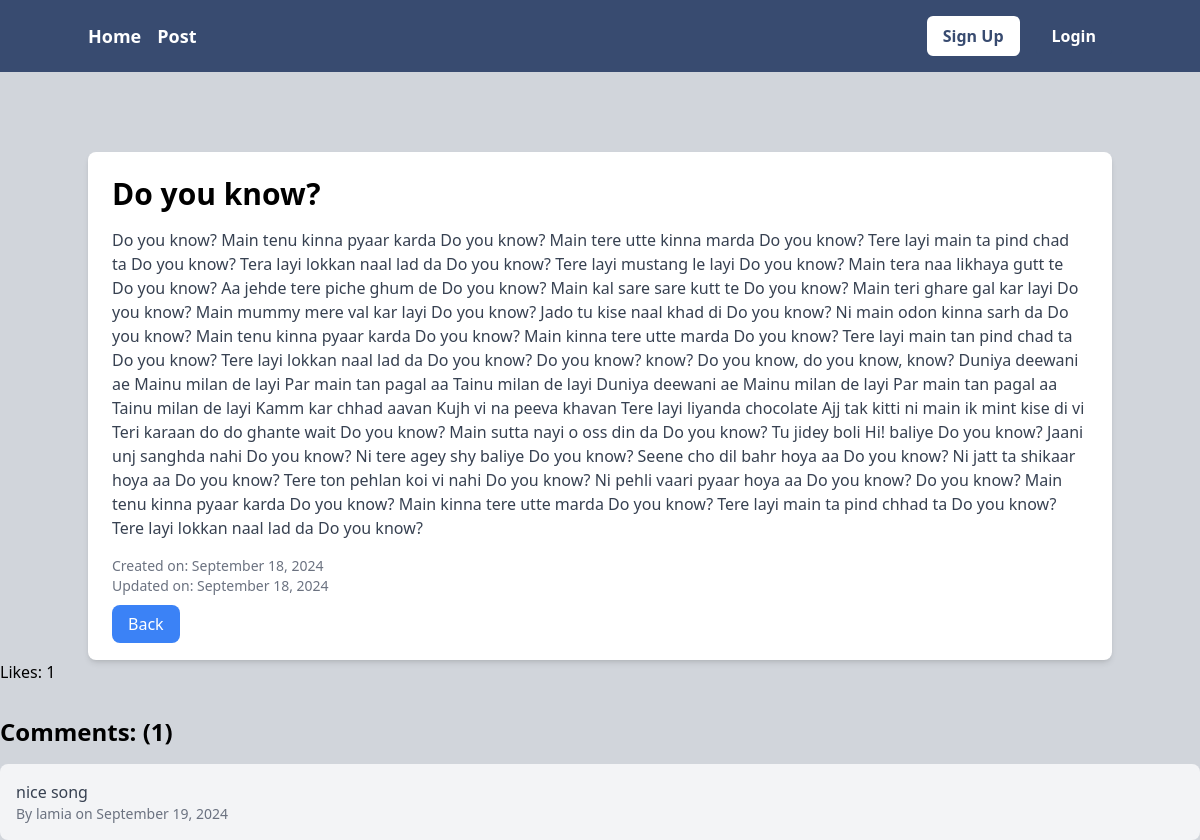
The page /Post/post_detail/2/ on the database its author committed.
### Post/models.py (models this page shows, shortened)
class Post_Model(models.Model):
    title = models.CharField(max_length=200)
    content = models.TextField()
    Author = models.ForeignKey(User, on_delete=models.CASCADE)
    created_at = models.DateTimeField(auto_now_add=True)
    updated_at = models.DateField(auto_now=True)
    likes = models.ManyToManyField(User, related_name='post_like', blank=True)
    def total_likes(self):
        return self.likes.count()

class Comment_Model(models.Model):
    post = models.ForeignKey('Post_Model', related_name='comments', on_delete=models.CASCADE)
    author = models.ForeignKey(User, on_delete=models.CASCADE)
    content = models.TextField()
    created_at = models.DateTimeField(auto_now_add=True)

### Post/views.py (the view)
# urls.py: path('post_detail/<int:pk>/', views.Post_Detail_View.as_view(), name='post_detail'),
class Post_Detail_View(DetailView):
    model = models.Post_Model
    template_name = 'post_details.html'
    context_object_name = 'post'
    def get_context_data(self, **kwargs):
        context = super().get_context_data(**kwargs)
        context['comment_form'] = forms.Comment_Form()
        context['comments'] = models.Comment_Model.objects.filter(post=self.get_object())
        return context
    def post(self, request, *args, **kwargs):
        post = self.get_object()
        form = forms.Comment_Form(request.POST)
        if form.is_valid():
            comment = form.save(commit=False)
            comment.post = post
            comment.author = request.user
            comment.save()
            return redirect('post_detail', pk=post.pk)
        context = self.get_context_data(**kwargs)
        context['comment_form'] = form
        return self.render_to_response(context)

### Post/templates/post_details.html (shortened to what this page needs)
{% extends 'base.html' %}
{% load crispy_forms_tags %}
{% load tailwind_filters %}
{% block content %}
<div class="bg-gray-300 py-10"></div>
    <div class="container mx-auto">
        <div class="bg-white p-6 rounded-lg shadow-md">
            <h2 class="text-3xl font-bold mb-4">{{ post.title }}</h2>
            <p class="text-gray-700 mb-4">{{ post.content }}</p>
            <p class="text-gray-500 text-sm">Created on: {{ post.created_at|date:"F j, Y" }}</p>
            <p class="text-gray-500 text-sm">Updated on: {{ post.updated_at|date:"F j, Y" }}</p>
            <div class="mt-4">
                <a href="{% url 'post_list' %}" class="bg-blue-500 text-white px-4 py-2 rounded-lg">Back</a>
            </div>
        </div>
    </div>
<p>Likes: {{ post.total_likes }}</p>
<h4 class="text-2xl font-semibold mt-8">Comments: ({{comments | length}})</h4>
{% if comments %}
    <ul class="space-y-4 mt-4">
        {% for comment in comments %}
            <li class="bg-gray-100 p-4 rounded-lg">
                <p class="text-gray-700">{{ comment.content }}</p>
                <p class="text-gray-500 text-sm">By {{ comment.author }} on {{ comment.created_at|date:"F j, Y" }}</p>
            </li>
        {% endfor %}
    </ul>
{% else %}
    <p>No comments yet. Be the first to comment!</p>
{% endif %}
{% endblock %}

### rows shown on the page
Post_Model: title "Do you know?", content "Do you know? Main tenu kinna pyaar karda Do you know? Main tere utte kinna marda Do you know? Tere layi main ta pind chad ta Do you know? Tera layi lokkan naal lad da Do you know? Tere layi mustang le layi Do you know? Main tera naa likhaya gutt te Do you know? Aa jehde tere piche ghum de Do you know? Main kal sare sare kutt te Do you know? Main teri ghare gal kar layi Do you know? Main mummy mere val kar layi Do you know? Jado tu kise naal khad di Do you know? Ni main odon kinna sarh da Do you know? Main tenu kinna pyaar karda Do you know? Main kinna tere utte marda Do you know? Tere layi main tan pind chad ta Do you know? Tere layi lokkan naal lad da Do you know? Do you know? know? Do you…", created_at "September 18, 2024", updated_at "September 18, 2024", total_likes "1"
Comment_Model: content "nice song", author "lamia", created_at "September 19, 2024"

### other values the page prints
{{ comments | length }} "1"
